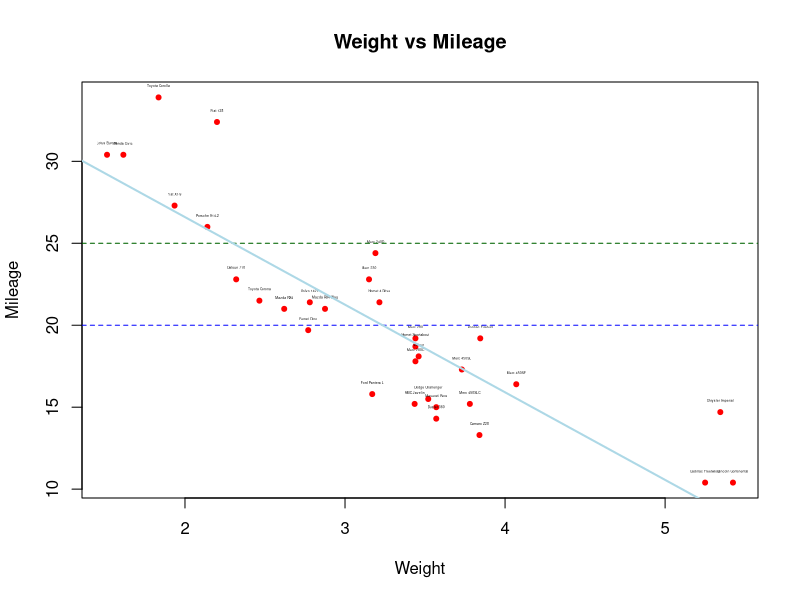

Recreate this plot in R.
input <- mtcars

plot(x = input$wt,y = input$mpg,
   xlab = "Weight",
   ylab = "Mileage",
   main = "Weight vs Mileage",
   pch=20, col="red"
)

text(input$wt+0, input$mpg+0.7, rownames(input), cex=0.2)

abline(20,0,col='blue', lty=2, lwd=1)
abline(25,0,col='darkgreen', lty=2, lwd=1)

regression <- lm(input$mpg~input$wt)
abline(reg=regression, col='lightblue', lwd=2)
